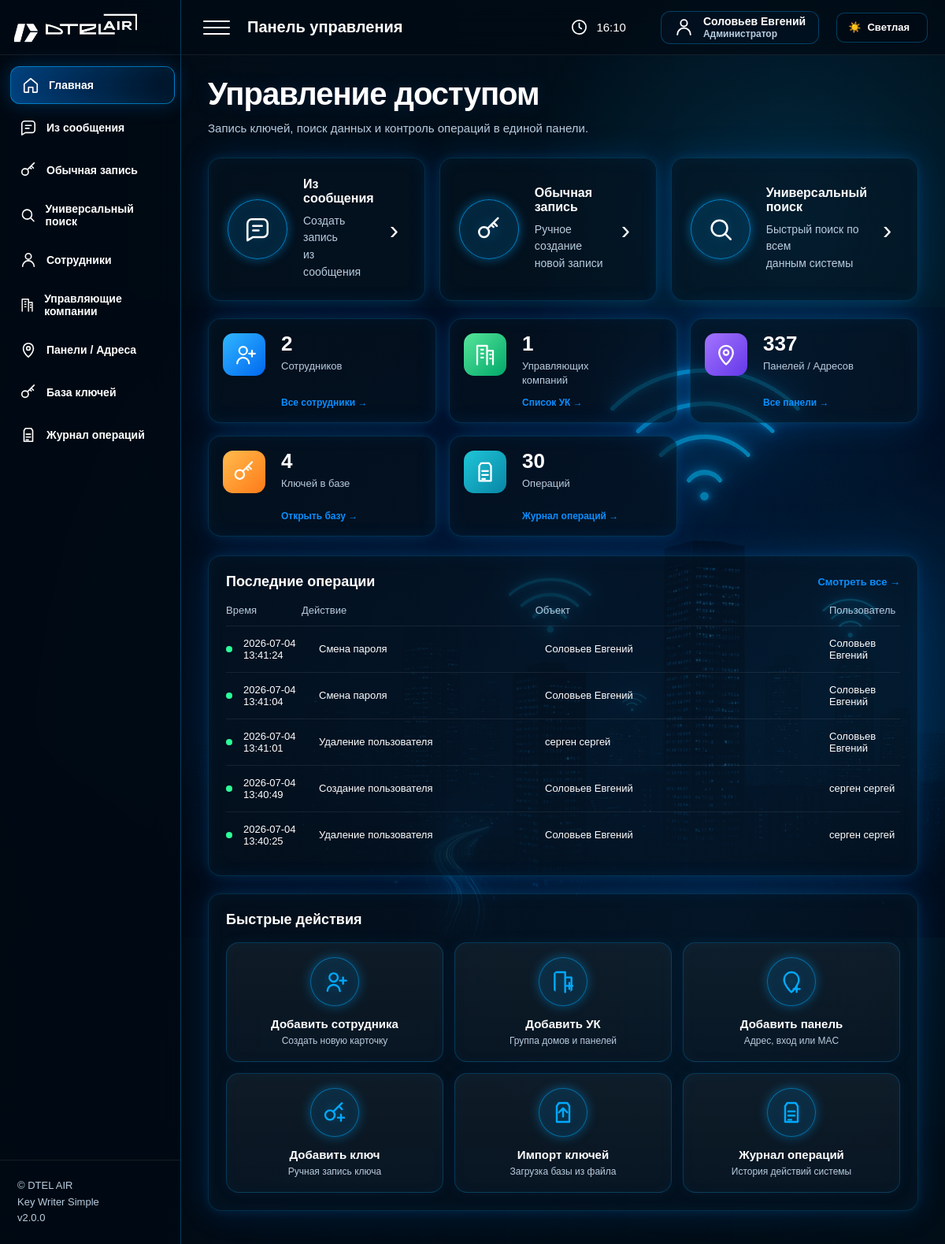
Page / (signed in) on the earlier database version.
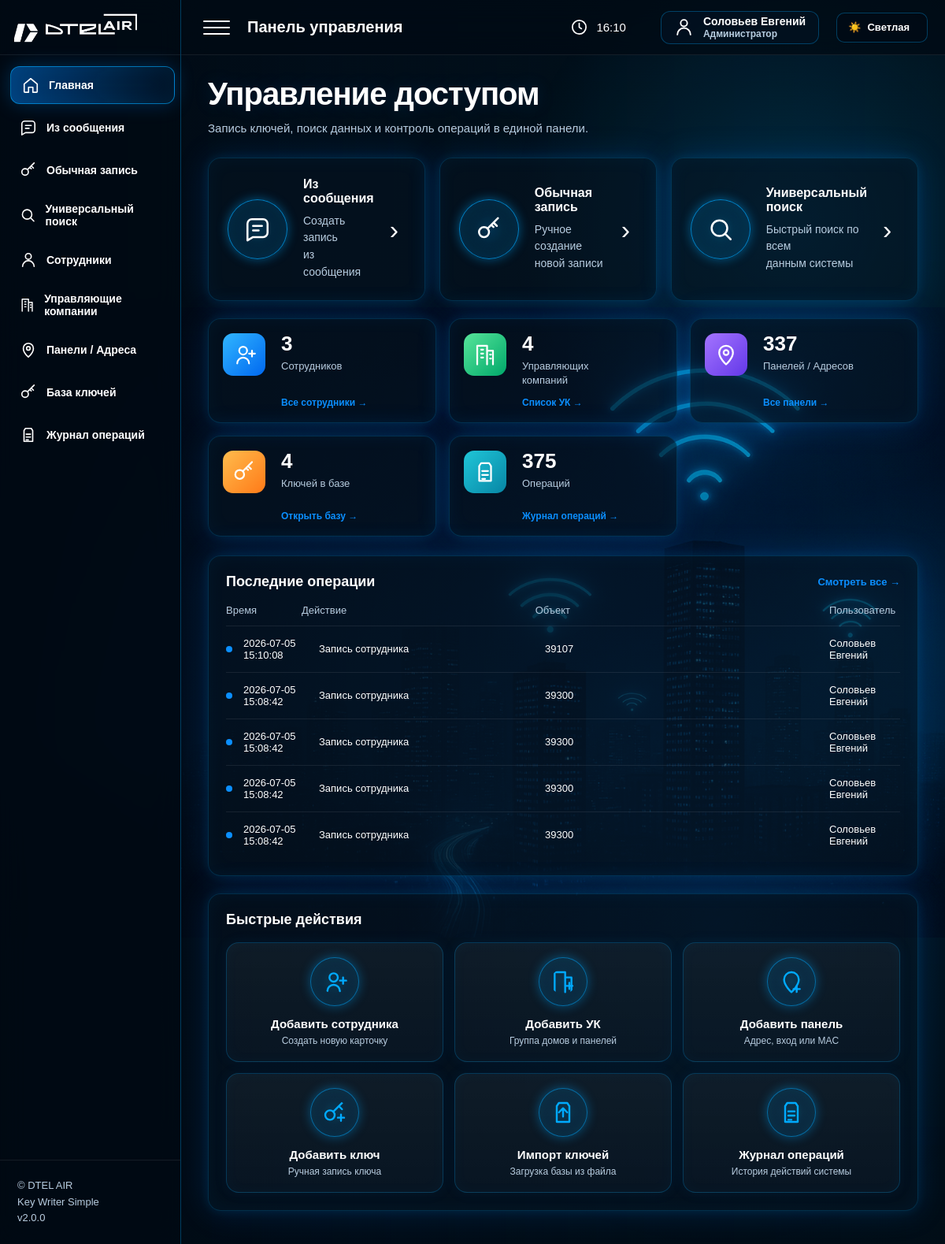
Same page on the later database version.
### tables this page shows
CREATE TABLE operation_log (
            id INTEGER PRIMARY KEY AUTOINCREMENT,
            mode TEXT NOT NULL,
            printed_number TEXT DEFAULT '',
            hex_value TEXT NOT NULL,
            flat_num TEXT DEFAULT '',
            mac TEXT NOT NULL,
            panel_name TEXT DEFAULT '',
            status TEXT NOT NULL,
            response TEXT DEFAULT '',
            created_at TEXT DEFAULT CURRENT_TIMESTAMP
        , address TEXT DEFAULT '', apartment TEXT DEFAULT '', username TEXT DEFAULT '', user_full_name TEXT DEFAULT '', user_role TEXT DEFAULT '', action TEXT DEFAULT '', object_type TEXT DEFAULT '', object_name TEXT DEFAULT '', details TEXT DEFAULT '', ip_address TEXT DEFAULT '');

### app/routers/home.py (the view)
@router.get("/", response_class=HTMLResponse)
def index(request: Request):
    with db() as conn:
        stats = {
            "keys": conn.execute(
                "SELECT COUNT(*) FROM keys"
            ).fetchone()[0],
            "panels": conn.execute(
                "SELECT COUNT(*) FROM panels WHERE enabled = 1"
            ).fetchone()[0],
            "logs": conn.execute(
                "SELECT COUNT(*) FROM operation_log"
            ).fetchone()[0],
            "employees": conn.execute(
                "SELECT COUNT(*) FROM employees WHERE enabled = 1"
            ).fetchone()[0],
            "uk": conn.execute(
                "SELECT COUNT(*) FROM uk_groups"
            ).fetchone()[0],
        }
    return templates.TemplateResponse(
        "index.html",
        {
            "request": request,
            "stats": stats,
            "recent_operations": get_recent_operations(5),
            "dry_run": settings.dry_run,
        },
    )

### app/templates/index.html
{% extends 'base.html' %}
{% block page_name %}Панель управления{% endblock %}
{% block content %}
<div class="dashboard-hero">
    <div>
        <h1>Управление доступом</h1>
        <p class="subtitle">Запись ключей, поиск данных и контроль операций в единой панели.</p>
    </div>
</div>
<div class="dashboard-actions">
    <a class="dashboard-action-card" href="/message">
        <div class="dashboard-action-icon">
            <svg viewBox="0 0 24 24">
                <path d="M21 15a4 4 0 0 1-4 4H8l-5 3V7a4 4 0 0 1 4-4h10a4 4 0 0 1 4 4z"/>
                <path d="M8 9h8M8 13h5"/>
            </svg>
        </div>
        <div>
            <h2>Из сообщения</h2>
            <p>Создать запись<br>из сообщения</p>
        </div>
        <span>›</span>
    </a>
    <a class="dashboard-action-card" href="/write/manual">
        <div class="dashboard-action-icon">
            <svg viewBox="0 0 24 24">
                <circle cx="7.5" cy="14.5" r="4.5"/>
                <path d="m11 11 9-9M16 6l3 3M14 8l2 2"/>
            </svg>
        </div>
        <div>
            <h2>Обычная запись</h2>
            <p>Ручное создание<br>новой записи</p>
        </div>
        <span>›</span>
    </a>
    <a class="dashboard-action-card" href="/search">
        <div class="dashboard-action-icon">
            <svg viewBox="0 0 24 24">
                <circle cx="11" cy="11" r="7"/>
                <path d="m16.5 16.5 4.5 4.5"/>
            </svg>
        </div>
        <div>
            <h2>Универсальный поиск</h2>
            <p>Быстрый поиск по всем<br>данным системы</p>
        </div>
        <span>›</span>
    </a>
</div>
<div class="dashboard-stats">
    <a class="dashboard-stat-card" href="/employees">
        <div class="stat-icon stat-blue">
            <svg viewBox="0 0 24 24">
                <path d="M17 21a6 6 0 0 0-12 0"/>
                <circle cx="11" cy="8" r="4"/>
                <path d="M20 8v6M17 11h6"/>
            </svg>
        </div>
        <div>
            <b>{{ stats['employees'] }}</b>
            <span>Сотрудников</span>
        </div>
        <em>Все сотрудники →</em>
    </a>
    <a class="dashboard-stat-card" href="/uk">
        <div class="stat-icon stat-green">
            <svg viewBox="0 0 24 24">
                <path d="M4 22V3h10v19M14 8h6v14"/>
                <path d="M8 7h2M8 11h2M8 15h2M17 12h1M17 16h1"/>
            </svg>
        </div>
        <div>
            <b>{{ stats['uk'] }}</b>
            <span>Управляющих<br>компаний</span>
        </div>
        <em>Список УК →</em>
    </a>
    <a class="dashboard-stat-card" href="/panels">
        <div class="stat-icon stat-purple">
            <svg viewBox="0 0 24 24">
                <path d="M12 22s7-6.2 7-12a7 7 0 0 0-14 0c0 5.8 7 12 7 12z"/>
                <circle cx="12" cy="10" r="2.5"/>
            </svg>
        </div>
        <div>
            <b>{{ stats['panels'] }}</b>
            <span>Панелей / Адресов</span>
        </div>
        <em>Все панели →</em>
    </a>
    <a class="dashboard-stat-card" href="/keys">
        <div class="stat-icon stat-orange">
            <svg viewBox="0 0 24 24">
                <circle cx="7.5" cy="14.5" r="4.5"/>
                <path d="m11 11 9-9M16 6l3 3M14 8l2 2"/>
            </svg>
        </div>
        <div>
            <b>{{ stats['keys'] }}</b>
            <span>Ключей в базе</span>
        </div>
        <em>Открыть базу →</em>
    </a>
    <a class="dashboard-stat-card" href="/log">
        <div class="stat-icon stat-teal">
            <svg viewBox="0 0 24 24">
                <path d="M8 3h8l2 3v15H6V6z"/>
                <path d="M9 11h6M9 15h6M9 19h3"/>
            </svg>
        </div>
        <div>
            <b>{{ stats['logs'] }}</b>
            <span>Операций</span>
        </div>
        <em>Журнал операций →</em>
    </a>
</div>
<div class="dashboard-bottom">
    <div class="dashboard-panel dashboard-operations">
        <div class="dashboard-panel-head">
            <h2>Последние операции</h2>
            <a href="/log">Смотреть все →</a>
        </div>
        <div class="operations-table">
            <div class="operations-head">
                <span>Время</span>
                <span>Действие</span>
                <span>Объект</span>
                <span>Пользователь</span>
            </div>
            {% if recent_operations %}
                {% for r in recent_operations %}
                <div class="operations-row">
                    {% if r.status_name == 'Ошибка' or r.status_name == 'Ошибка CRM' %}
                        <i class="op-orange"></i>
                    {% elif r.status_name == 'Тест' %}
                        <i class="op-blue"></i>
                    {% else %}
                        <i class="op-green"></i>
                    {% endif %}
                    <span>{{ r.created_at }}</span>
                    <span>{{ r.action_name }}</span>
                    <span>{{ r.object_name_view }}</span>
                    <span>{{ r.user_name }}</span>
                </div>
                {% endfor %}
            {% else %}
                <div class="operations-empty">
                    Пока нет операций
                </div>
            {% endif %}
        </div>
    </div>
    <div class="dashboard-panel">
        <div class="dashboard-panel-head">
            <h2>Быстрые действия</h2>
        </div>
        <div class="dashboard-quick-grid">
    <a href="/employees">
        <svg viewBox="0 0 24 24">
            <path d="M17 21a6 6 0 0 0-12 0"/>
            <circle cx="11" cy="8" r="4"/>
            <path d="M20 8v6M17 11h6"/>
        </svg>
        <div>
            <b>Добавить сотрудника</b>
            <small>Создать новую карточку</small>
        </div>
    </a>
    <a href="/uk">
        <svg viewBox="0 0 24 24">
            <path d="M4 22V3h10v19M14 8h6v14"/>
            <path d="M18 13v6M15 16h6"/>
        </svg>
        <div>
            <b>Добавить УК</b>
            <small>Группа домов и панелей</small>
        </div>
    </a>
    <a href="/panels">
        <svg viewBox="0 0 24 24">
            <path d="M12 22s7-6.2 7-12a7 7 0 0 0-14 0c0 5.8 7 12 7 12z"/>
            <path d="M17 16v6M14 19h6"/>
        </svg>
        <div>
            <b>Добавить панель</b>
            <small>Адрес, вход или MAC</small>
        </div>
    </a>
    <a href="/write/manual">
        <svg viewBox="0 0 24 24">
            <circle cx="7.5" cy="14.5" r="4.5"/>
            <path d="m11 11 9-9M16 6l3 3"/>
            <path d="M18 14v6M15 17h6"/>
        </svg>
        <div>
            <b>Добавить ключ</b>
            <small>Ручная запись ключа</small>
        </div>
    </a>
    <a href="/keys">
        <svg viewBox="0 0 24 24">
            <path d="M8 3h8l2 3v15H6V6z"/>
            <path d="M12 16V8M8 12l4-4 4 4"/>
        </svg>
        <div>
            <b>Импорт ключей</b>
            <small>Загрузка базы из файла</small>
        </div>
    </a>
    <a href="/log">
        <svg viewBox="0 0 24 24">
            <path d="M8 3h8l2 3v15H6V6z"/>
            <path d="M9 11h6M9 15h6M9 19h3"/>
        </svg>
        <div>
            <b>Журнал операций</b>
            <small>История действий системы</small>
        </div>
    </a>
</div>
    </div>
</div>
{% endblock %}

### app/templates/base.html (shortened to what this page needs)
<!DOCTYPE html>
<html lang="ru">
<head>
    <link rel="stylesheet" href="/static/css/style.css">
</head>
<body>
<div class="app-shell">
    <aside class="sidebar">
        <div class="brand">
            <img src="/static/img/logo.png" alt="DTEL AIR">
        </div>
        <nav class="sidebar-nav">
            <a class="nav-item" href="/">
                <svg viewBox="0 0 24 24"><path d="M3 10.5 12 3l9 7.5V21a1 1 0 0 1-1 1h-5v-7H9v7H4a1 1 0 0 1-1-1z"/></svg>
                <span>Главная</span>
            </a>
            <a class="nav-item" href="/message">
                <svg viewBox="0 0 24 24"><path d="M21 15a4 4 0 0 1-4 4H8l-5 3V7a4 4 0 0 1 4-4h10a4 4 0 0 1 4 4z"/><path d="M8 9h8M8 13h5"/></svg>
                <span>Из сообщения</span>
            </a>
            <a class="nav-item" href="/write/manual">
                <svg viewBox="0 0 24 24"><circle cx="7.5" cy="14.5" r="4.5"/><path d="m11 11 9-9M16 6l3 3M14 8l2 2"/></svg>
                <span>Обычная запись</span>
            </a>
            <a class="nav-item" href="/search">
                <svg viewBox="0 0 24 24"><circle cx="11" cy="11" r="7"/><path d="m16.5 16.5 4.5 4.5"/></svg>
                <span>Универсальный поиск</span>
            </a>
            <a class="nav-item" href="/employees">
                <svg viewBox="0 0 24 24"><path d="M20 21a8 8 0 0 0-16 0"/><circle cx="12" cy="7" r="4"/></svg>
                <span>Сотрудники</span>
            </a>
            <a class="nav-item" href="/uk">
                <svg viewBox="0 0 24 24"><path d="M4 22V3h10v19M14 8h6v14"/><path d="M8 7h2M8 11h2M8 15h2M17 12h1M17 16h1"/></svg>
                <span>Управляющие компании</span>
            </a>
            <a class="nav-item" href="/panels">
                <svg viewBox="0 0 24 24"><path d="M12 22s7-6.2 7-12a7 7 0 0 0-14 0c0 5.8 7 12 7 12z"/><circle cx="12" cy="10" r="2.5"/></svg>
                <span>Панели / Адреса</span>
            </a>
            <a class="nav-item" href="/keys">
                <svg viewBox="0 0 24 24"><circle cx="7.5" cy="14.5" r="4.5"/><path d="m11 11 9-9M16 6l3 3M14 8l2 2"/></svg>
                <span>База ключей</span>
            </a>
            <a class="nav-item" href="/log">
                <svg viewBox="0 0 24 24"><path d="M8 3h8l2 3v15H6V6z"/><path d="M9 11h6M9 15h6M9 19h3"/></svg>
                <span>Журнал операций</span>
            </a>
        </nav>
        <div class="sidebar-footer">
            <div>© DTEL AIR</div>
            <div>Key Writer Simple</div>
            <div>v2.0.0</div>
        </div>
    </aside>
    <main class="main">
        <header class="topbar">
            <div class="topbar-left">
                <div class="burger">
                    <span></span>
                    <span></span>
                    <span></span>
                </div>
                <div class="top-title">
                    {% block page_name %}Панель управления{% endblock %}
                </div>
            </div>
            <div class="topbar-right">
                <div class="top-info">
                    <svg viewBox="0 0 24 24">
                        <circle cx="12" cy="12" r="9"/>
                        <path d="M12 7v5l3 2"/>
                    </svg>
                    <span id="live-time">--:--</span>
                </div>
                <a class="user-pill" href="/users" title="Пользователи">
                    <svg viewBox="0 0 24 24">
                        <path d="M20 21a8 8 0 0 0-16 0"/>
                        <circle cx="12" cy="7" r="4"/>
                    </svg>
                    <span class="user-pill-text">
                        <b>
                            {% if current_user(request) %}
                                {{ current_user(request)["full_name"] }}
                            {% else %}
                                Пользователь
                            {% endif %}
                        </b>
                        <small>
                            {% if current_user(request) %}
                                {% if current_user(request)["role"] == "admin" %}
                                    Администратор
                                {% else %}
                                    Оператор
                                {% endif %}
                            {% else %}
                                Гость
                            {% endif %}
                        </small>
                    </span>
                </a>
                <button type="button" class="theme-toggle theme-icon-only" id="themeToggle">
                    <span class="theme-icon">☀️</span>
                    <span class="theme-text">Светлая</span>
                </button>
            </div>
        </header>
        <section class="content">
            {% block content %}{% endblock %}
        </section>
    </main>
</div>
</body>
</html>

### app/static/css/base.css (style rules this page uses)
* { box-sizing: border-box; }
:root { --sidebar-width: 230px; --bg-color: #02111a; --text: #ffffff; --text-strong: #ffffff; --muted: #b8cde0; --panel: rgba(6, 20, 34, 0.58); --panel-strong: rgba(0, 10, 20, 0.72); --line: rgba(0, 170, 255, 0.32); --line-soft: rgba(0, 170, 255, 0.20); --soft: rgba(255, 255, 255, 0.08); --blue: #00aaff; --blue-2: #0b8fff; --green: #2cff9a; --red: #ff4a5f; --yellow: #ffc400; --field-bg: rgba(0, 10, 20, 0.72); --field-text: #ffffff; --field-border: rgba(0, 170, 255, 0.34); --hover-bg: rgba(0, 170, 255, 0.08); --hover-text: #ffffff; --shadow-panel: inset 0 0 24px rgba(0,170,255,.05), 0 0 14px rgba(0,170,255,.12), 0 0 42px rgba(0,120,255,.18); }
html, body { margin: 0; min-height: 100%; font-family: Arial, Helvetica, sans-serif; color: var(--text); background: linear-gradient( 90deg, rgba(0, 8, 17, 0.90) 0%, rgba(0, 12, 25, 0.62) 34%, rgba(0, 12, 25, 0.25) 66%, rgba(0, 12, 25, 0.04) 100% ), linear-gradient( 180deg, rgba(0, 8, 17, 0.08), rgba(0, 8, 17, 0.35) ), url("/static/img/hero.png") right center / contain fixed no-repeat; background-color: var(--bg-color); }
body::before { content: ""; position: fixed; inset: 0; pointer-events: none; background: radial-gradient(circle at 84% 18%, rgba(0, 170, 255, 0.18), transparent 22%), radial-gradient(circle at 76% 74%, rgba(0, 150, 255, 0.12), transparent 28%), radial-gradient(circle at 95% 52%, rgba(0, 190, 255, 0.08), transparent 20%); z-index: 0; }
h1 { margin: 0 0 10px; color: var(--text-strong); font-size: 40px; line-height: 1.05; font-weight: 900; letter-spacing: -1px; text-shadow: 0 0 24px rgba(0, 140, 255, 0.16); }
h2 { margin: 0 0 14px; color: var(--text-strong); font-size: 18px; }
p { margin: 0; }
.subtitle { margin: 0; color: var(--muted); font-size: 15px; line-height: 1.45; }

### app/static/css/components.css (style rules this page uses)
.btn, button, input[type="submit"] { min-height: 42px; display: inline-flex; align-items: center; justify-content: center; gap: 10px; padding: 0 22px; color: #ffffff; background: linear-gradient(180deg, rgba(42, 170, 255, 0.98), rgba(0, 105, 230, 0.98)); border: 1px solid rgba(120, 215, 255, 0.55); border-radius: 12px; font-size: 14px; font-weight: 900; text-decoration: none; cursor: pointer; box-shadow: inset 0 1px 0 rgba(255, 255, 255, 0.22), 0 8px 20px rgba(0, 100, 220, 0.24), 0 0 18px rgba(0, 170, 255, 0.22); transition: transform .18s, background .18s, box-shadow .18s, border-color .18s; }
.theme-toggle { min-height: 38px; padding: 0 14px; gap: 8px; color: var(--text); background: rgba(0, 10, 20, 0.45); border: 1px solid var(--line); border-radius: 10px; font-size: 13px; box-shadow: none; }
.theme-toggle::after { content: ""; }

Differences in the rows shown:
no longer on this page (row unchanged): operation_log: created_at "2026-07-04 13:41:24", action_name "Смена пароля", object_name_view "Соловьев Евгений", user_name "Соловьев Евгений"
no longer on this page (row unchanged): operation_log: created_at "2026-07-04 13:41:04", action_name "Смена пароля", object_name_view "Соловьев Евгений", user_name "Соловьев Евгений"
no longer on this page (row unchanged): operation_log: created_at "2026-07-04 13:41:01", action_name "Удаление пользователя", object_name_view "серген сергей", user_name "Соловьев Евгений"
no longer on this page (row unchanged): operation_log: created_at "2026-07-04 13:40:49", action_name "Создание пользователя", object_name_view "Соловьев Евгений", user_name "серген сергей"
no longer on this page (row unchanged): operation_log: created_at "2026-07-04 13:40:25", action_name "Удаление пользователя", object_name_view "Соловьев Евгений", user_name "серген сергей"
added operation_log: created_at "2026-07-05 15:10:08", action_name "Запись сотрудника", object_name_view "39107", user_name "Соловьев Евгений"
added operation_log: created_at "2026-07-05 15:08:42", action_name "Запись сотрудника", object_name_view "39300", user_name "Соловьев Евгений"
added operation_log: created_at "2026-07-05 15:08:42", action_name "Запись сотрудника", object_name_view "39300", user_name "Соловьев Евгений"
added operation_log: created_at "2026-07-05 15:08:42", action_name "Запись сотрудника", object_name_view "39300", user_name "Соловьев Евгений"
added operation_log: created_at "2026-07-05 15:08:42", action_name "Запись сотрудника", object_name_view "39300", user_name "Соловьев Евгений"
Other differences:
{{ stats['employees'] }}: "2" → "3"
{{ stats['uk'] }}: "1" → "4"
{{ stats['logs'] }}: "30" → "375"
